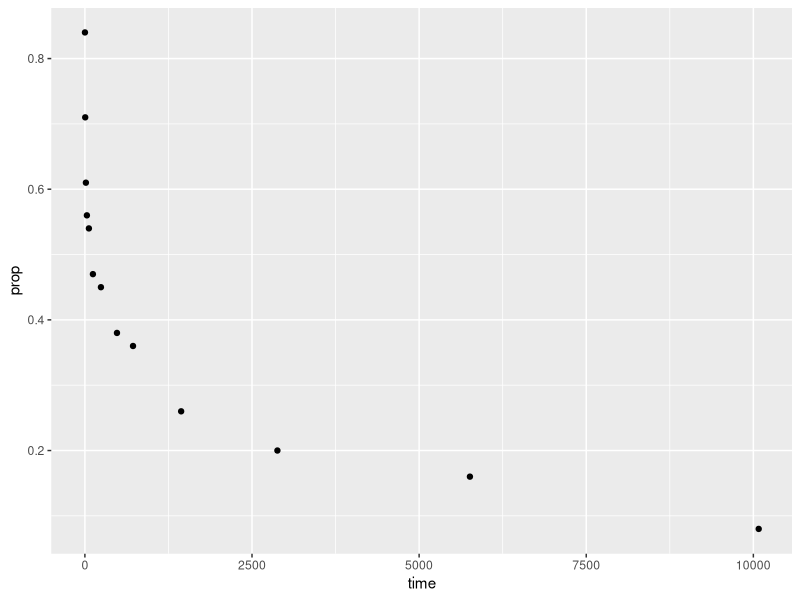
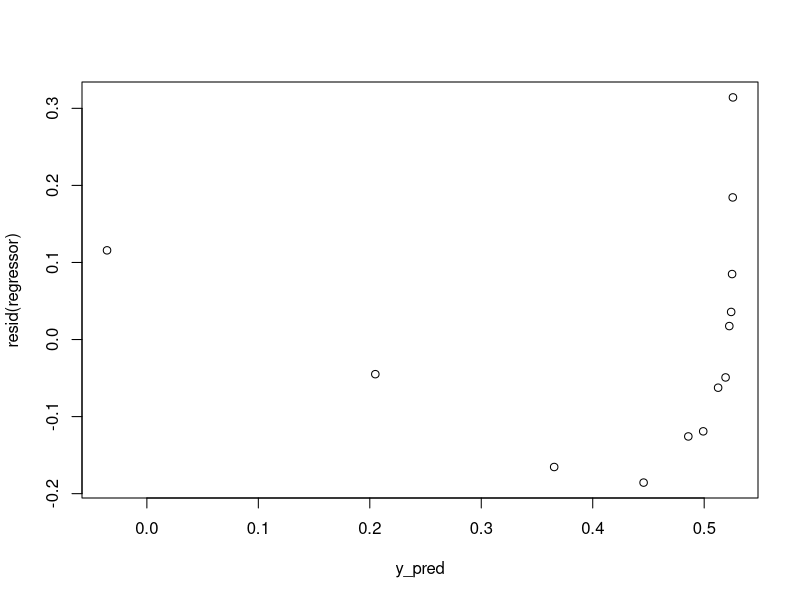
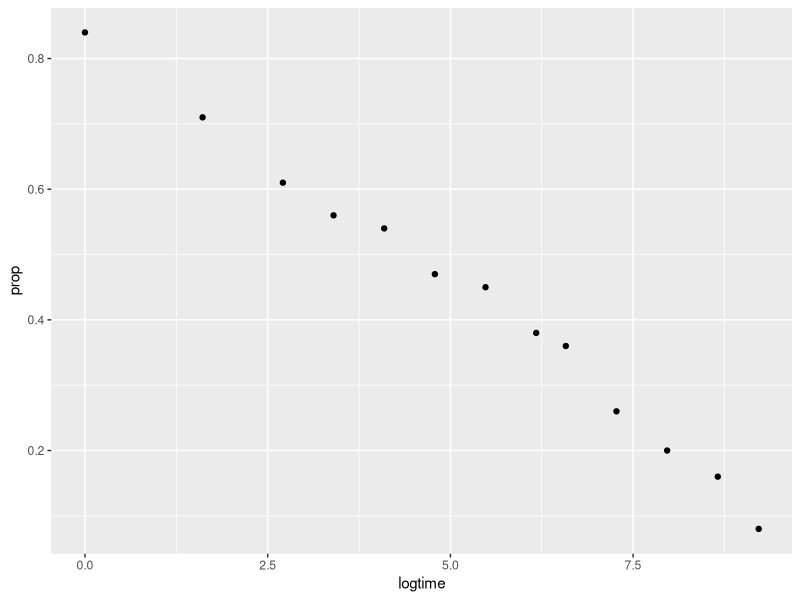
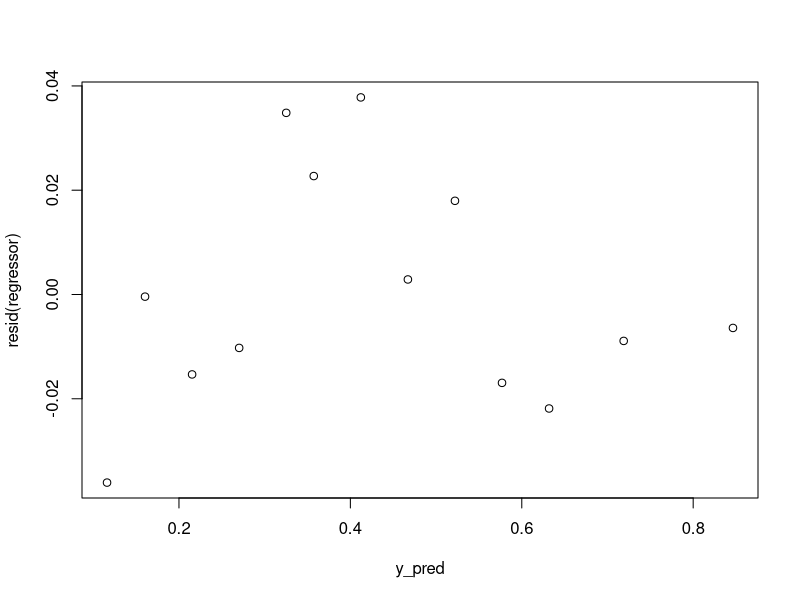

The R source for these figures, in order:
setwd("D:\\Data science  notes\\Data To Be Shared Before Class\\MLR\\Data Transformations")
dataset=read.csv("wordrecall.csv")
View(dataset)
names(dataset)
str(dataset)

library(ggplot2)
ggplot(dataset,aes(time,prop))+geom_point()

##
regressor=lm(prop~time,dataset)

y_pred=predict(regressor,newdata=dataset)

plot(y_pred,resid(regressor))

##transfermation
dataset$logtime=log(dataset$time)
##after t/f
ggplot(dataset,aes(logtime,prop))+geom_point()

##model2 
regressor=lm(prop~logtime,dataset)

y_pred=predict(regressor,newdata=dataset)

plot(y_pred,resid(regressor))

summary(regressor)
